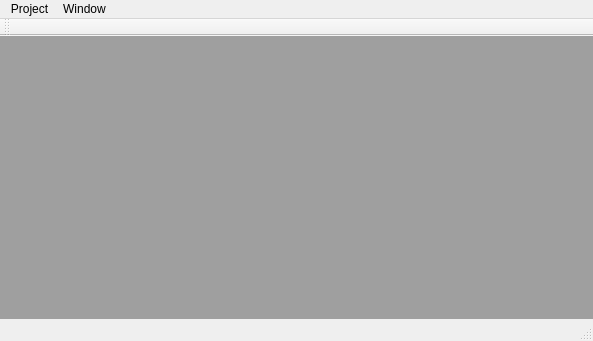
<?xml version="1.0" encoding="UTF-8"?>
<ui version="4.0">
 <class>MainWindow</class>
 <widget class="QMainWindow" name="MainWindow">
  <property name="geometry">
   <rect>
    <x>0</x>
    <y>0</y>
    <width>593</width>
    <height>341</height>
   </rect>
  </property>
  <property name="windowTitle">
   <string>MainWindow</string>
  </property>
  <widget class="QWidget" name="centralWidget">
   <layout class="QVBoxLayout" name="verticalLayout">
    <property name="leftMargin">
     <number>0</number>
    </property>
    <property name="topMargin">
     <number>0</number>
    </property>
    <property name="rightMargin">
     <number>0</number>
    </property>
    <property name="bottomMargin">
     <number>0</number>
    </property>
    <item>
     <widget class="QMdiArea" name="mdiArea">
      <widget class="QWidget" name="inputDefinePage">
       <property name="windowTitle">
        <string>InputDefine</string>
       </property>
       <widget class="QTableWidget" name="tableWidget">
        <property name="geometry">
         <rect>
          <x>20</x>
          <y>40</y>
          <width>551</width>
          <height>171</height>
         </rect>
        </property>
        <column>
         <property name="text">
          <string>PointName</string>
         </property>
        </column>
        <column>
         <property name="text">
          <string>CN</string>
         </property>
        </column>
       </widget>
       <widget class="QPushButton" name="pushButton">
        <property name="geometry">
         <rect>
          <x>130</x>
          <y>10</y>
          <width>95</width>
          <height>23</height>
         </rect>
        </property>
        <property name="text">
         <string>Add Language</string>
        </property>
       </widget>
      </widget>
     </widget>
    </item>
   </layout>
  </widget>
  <widget class="QMenuBar" name="menuBar">
   <property name="geometry">
    <rect>
     <x>0</x>
     <y>0</y>
     <width>593</width>
     <height>20</height>
    </rect>
   </property>
   <widget class="QMenu" name="menuOpen">
    <property name="title">
     <string>Project</string>
    </property>
    <addaction name="action_new"/>
    <addaction name="action_open"/>
    <addaction name="action_save"/>
    <addaction name="actionSave_as"/>
    <addaction name="action_close"/>
   </widget>
   <widget class="QMenu" name="menuWindow">
    <property name="title">
     <string>Window</string>
    </property>
    <addaction name="actionSubwindow"/>
    <addaction name="actionTab"/>
   </widget>
   <addaction name="menuOpen"/>
   <addaction name="menuWindow"/>
  </widget>
  <widget class="QToolBar" name="mainToolBar">
   <attribute name="toolBarArea">
    <enum>TopToolBarArea</enum>
   </attribute>
   <attribute name="toolBarBreak">
    <bool>false</bool>
   </attribute>
  </widget>
  <widget class="QStatusBar" name="statusBar"/>
  <action name="actionSubwindow">
   <property name="text">
    <string>Subwindow</string>
   </property>
  </action>
  <action name="actionTab">
   <property name="text">
    <string>Tab</string>
   </property>
  </action>
  <action name="action_new">
   <property name="text">
    <string>&amp;new</string>
   </property>
  </action>
  <action name="action_open">
   <property name="text">
    <string>&amp;open</string>
   </property>
  </action>
  <action name="action_save">
   <property name="text">
    <string>&amp;save</string>
   </property>
  </action>
  <action name="actionSave_as">
   <property name="text">
    <string>save as</string>
   </property>
  </action>
  <action name="action_close">
   <property name="text">
    <string>&amp;close</string>
   </property>
  </action>
 </widget>
 <layoutdefault spacing="6" margin="11"/>
 <resources/>
 <connections/>
</ui>
